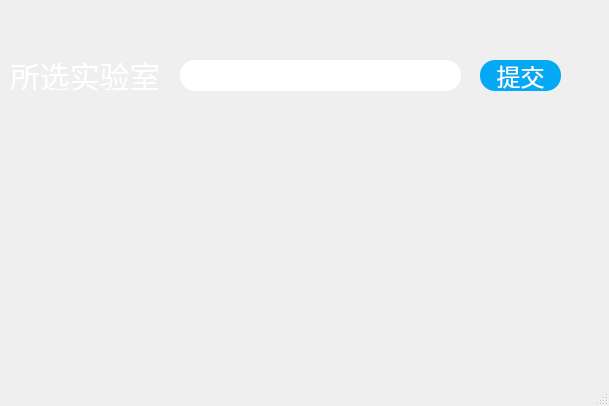
<?xml version="1.0" encoding="UTF-8"?>
<ui version="4.0">
 <class>choose_lab</class>
 <widget class="QMainWindow" name="choose_lab">
  <property name="geometry">
   <rect>
    <x>0</x>
    <y>0</y>
    <width>609</width>
    <height>406</height>
   </rect>
  </property>
  <property name="windowTitle">
   <string>选择实验室页面</string>
  </property>
  <property name="styleSheet">
   <string notr="true">*{
font-size:24px;
font-family:sans-serif;
}
#centralwidget{   
border-image:url(:/image/7.jpg);
}
QFrame{
background:rgba(0,0,0,0);
border-radius:15px;
}
QPushButton{
background:#03a9f4;
color:#fff;
border-radius:15px;
}
QLineEdit{
border-radius:15px;
color:#03a9f4;
}
QLabel{
color:#fff;
background:transparent;
font-size:30px;
}</string>
  </property>
  <widget class="QWidget" name="centralwidget">
   <widget class="QTableView" name="tableView">
    <property name="geometry">
     <rect>
      <x>0</x>
      <y>160</y>
      <width>611</width>
      <height>151</height>
     </rect>
    </property>
   </widget>
   <widget class="QLabel" name="label">
    <property name="geometry">
     <rect>
      <x>10</x>
      <y>60</y>
      <width>150</width>
      <height>30</height>
     </rect>
    </property>
    <property name="text">
     <string>所选实验室:</string>
    </property>
   </widget>
   <widget class="QLineEdit" name="lineEdit">
    <property name="geometry">
     <rect>
      <x>180</x>
      <y>60</y>
      <width>281</width>
      <height>31</height>
     </rect>
    </property>
   </widget>
   <widget class="QPushButton" name="pushButton">
    <property name="geometry">
     <rect>
      <x>480</x>
      <y>60</y>
      <width>81</width>
      <height>31</height>
     </rect>
    </property>
    <property name="text">
     <string>提交</string>
    </property>
   </widget>
  </widget>
  <widget class="QMenuBar" name="menubar">
   <property name="geometry">
    <rect>
     <x>0</x>
     <y>0</y>
     <width>609</width>
     <height>30</height>
    </rect>
   </property>
  </widget>
  <widget class="QStatusBar" name="statusbar"/>
 </widget>
 <resources/>
 <connections/>
</ui>
